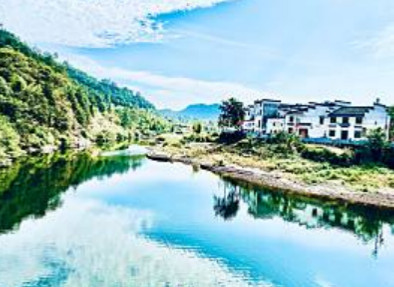
#> input picture media/img/rural.jpg, 394 x 287 px
$ python imageRotate.py
#> lines starting #> are read from the running program, lines starting #| are printed output that depends on the picture
import cv2

if __name__ == '__main__':
    src = cv2.imread('../../media/img/rural.jpg')
#> src is the input picture: shape (287, 394, 3); mean B, G, R 191.3, 189.9, 154.3
    cv2.imshow('Source', src)

    height, width = src.shape[0:2]
#> height = 287; width = 394
    M = cv2.getRotationMatrix2D((width / 2, height / 2), 30, 1)
    dsize = (width, height)
#> dsize = (394, 287)
    dst1 = cv2.warpAffine(src, M, dsize)
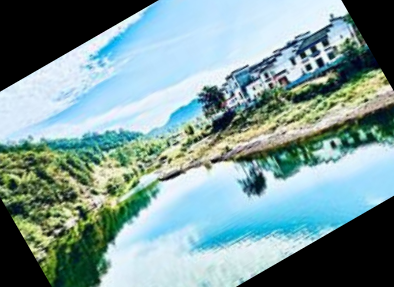
#> dst1: shape (287, 394, 3); mean B, G, R 153.1, 153.6, 124.2
    cv2.imshow('Counterclockwise Rotate', dst1)

    M = cv2.getRotationMatrix2D((width / 2, height / 2), -30, 1)
    dst2 = cv2.warpAffine(src, M, dsize)
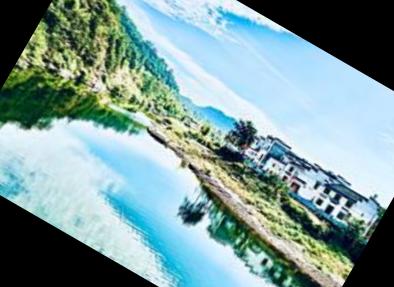
#> dst2: shape (287, 394, 3); mean B, G, R 154.4, 154.8, 125.6
    cv2.imshow('Clockwise Rotate', dst2)

    cv2.waitKey(0)
    cv2.destroyAllWindows()

$ run again, with media/img/antarctic.jpg copied over media/img/rural.jpg
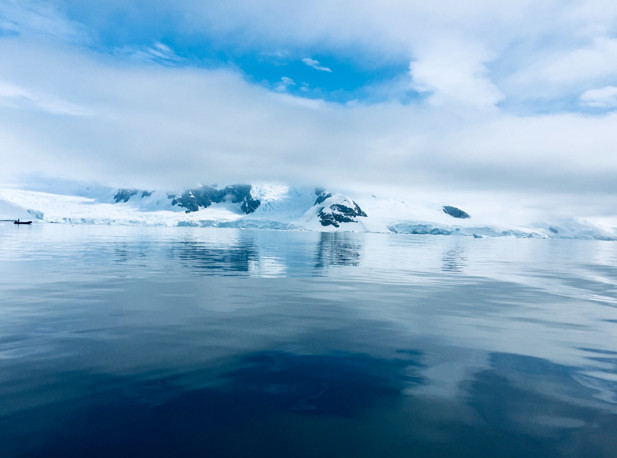
#> input picture media/img/antarctic.jpg, 617 x 458 px
#> src is the input picture: shape (458, 617, 3); mean B, G, R 189.4, 161, 122.6
#> `dst1 = cv2.warpAffine(src, M, dsize)`:
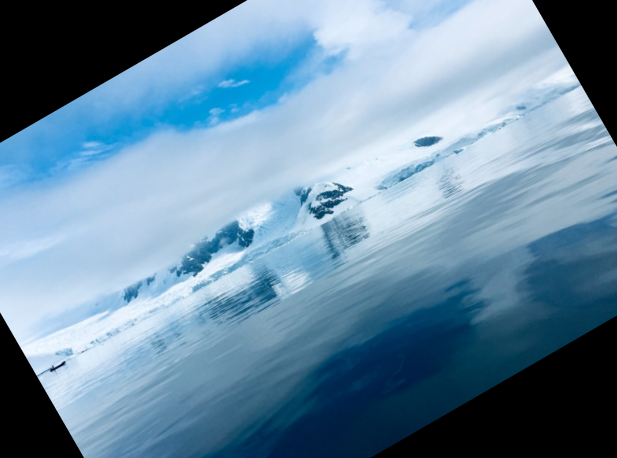
#> dst1: shape (458, 617, 3); mean B, G, R 160.9, 137.8, 105.2
#> `dst2 = cv2.warpAffine(src, M, dsize)`:
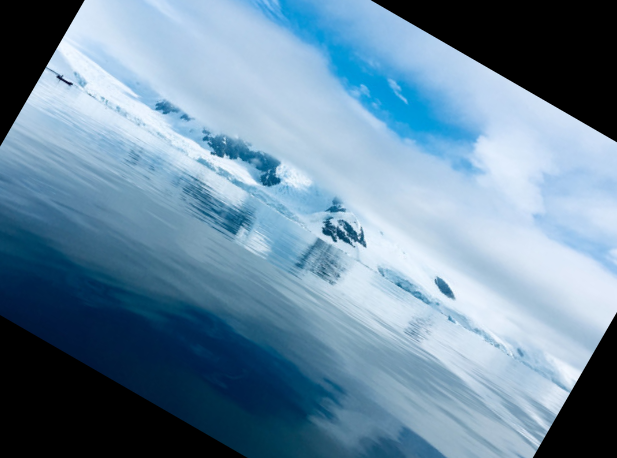
#> dst2: shape (458, 617, 3); mean B, G, R 160.2, 137.6, 107
